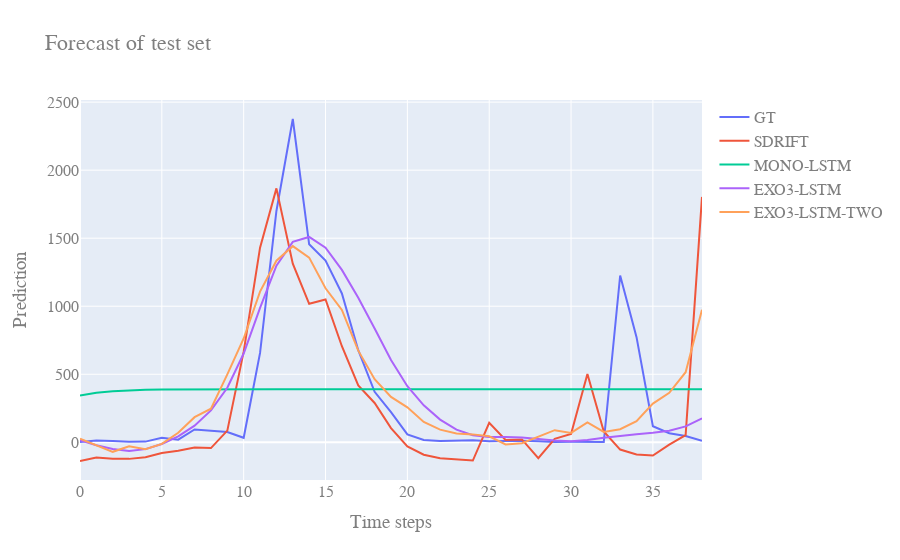
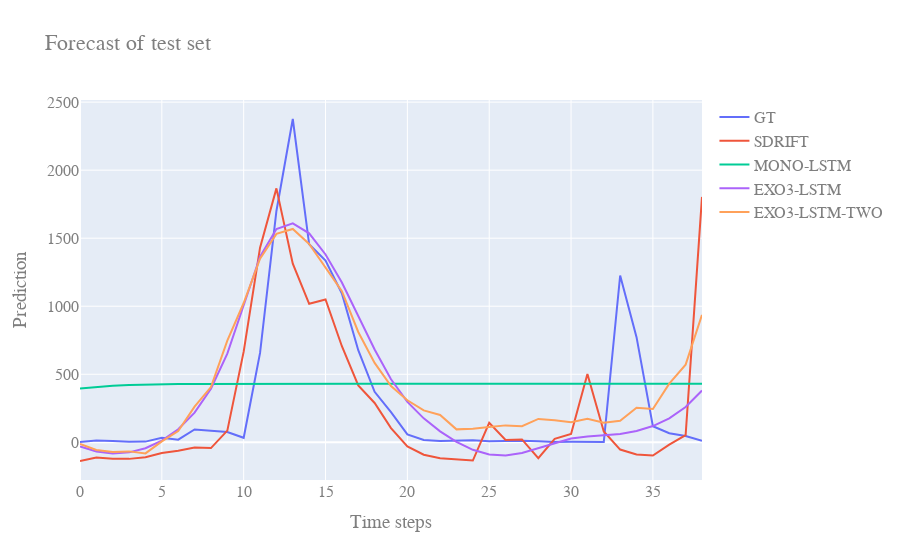

Source (notebook cell) for these figures, in order:
### Markdown cell above
# Forecasting evaluation

### Code cell
single_run_results = []
n_runs = 2

for dataset in datasets:
    print("Running forecasting for sales in", dataset)
    for run in range(n_runs):
        print ("Run #", run+1)
        # Load the default and augmented versions of the data
        full_dataset = datasets[dataset]

        # Create training and test data
        train, test = ts_train_test_split(full_dataset)
       
        #default_desired_input_features = cols_with_most_corr(train.iloc[:, :4])
        #aug_desired_input_features = cols_with_most_corr(train)
      
        # Extract the columns which display most correlation with the value we are trying to predict.
        mono_input_features = [0]
        exo1_input_features = [0, 1, 2, 3]
        exo2_input_features = [0] + list(range(4,full_dataset.shape[1]))
        exo3_input_features = list(range(0,full_dataset.shape[1]))
        print("MONO-LSTM input features:", mono_input_features)
        print("EXO1 (+ sincos day) input features :", exo1_input_features)
        print("EXO2 (+ weather exog) input features :", exo2_input_features)
        print("EXO3 (+ all exog) input features :", exo3_input_features)
        print()
        
        ## Run STL Decomposition as baseline
        print("Running Drift and Seasonal Drift models based on STL Decomposition...")
        f_steps = test.shape[0]
        decomp = decompose(train.vendita, period=52)
        drift_forecast = forecast(decomp, steps=f_steps, fc_func=drift, seasonal=True)
        drift_rmse = sm.tools.eval_measures.rmse(test.vendita.values, drift_forecast["drift+seasonal"].values)
        drift_mae = sm.tools.eval_measures.meanabs(test.vendita.values, drift_forecast["drift+seasonal"].values)
        print("Done\n")
        
        ## Run ARIMA as another baseline
        #print("Running SARIMA model...")
        ## Fit your model
        #sarima_model = pm.auto_arima(def_train.vendita, seasonal=True, m=52, suppress_warnings=True, max_order=None, \
        #                            start_p=3, start_q=0, start_P=0, start_Q=0, \
        #                            max_p=6, max_d=1, max_q=1, max_P=1, max_D=1, max_Q=1)
        ## Get model params
        #sarima_order = sarima_model.get_params()["order"]
        #sarima_s_order = sarima_model.get_params()["seasonal_order"]
        ## Predict #test steps into the future
        #sarima_forecasts = sarima_model.predict(f_steps)  
        #sarima_rmse = sm.tools.eval_measures.rmse(def_test.vendita.values, sarima_forecasts)
        #sarima_mae = sm.tools.eval_measures.meanabs(def_test.vendita.values, sarima_forecasts)
        #print("Done\n")
        
        #print("Running SARIMAX model...")
        #sarimax_model = SARIMAX(endog=aug_train.vendita, exog=aug_train.iloc[:, aug_desired_input_features[1:]], \
        #                        order=sarima_order, seasonal_order=sarima_s_order)
        #sarimax_fitted = sarimax_model.fit()
        #sarimax_forecasts = sarimax_fitted.forecast(f_steps, exog=aug_test.iloc[:, aug_desired_input_features[1:]])  
        #sarimax_rmse = sm.tools.eval_measures.rmse(def_test.vendita.values, sarimax_forecasts)
        #sarimax_mae = sm.tools.eval_measures.meanabs(def_test.vendita.values, sarimax_forecasts)
        #print("Done\n")
        
        ## LSTM
        # Define the LSTM Models and their Optimizer objects
        mono_LSTM_Model, mono_opt_obj = define_LSTM_Model(mono_input_features)
        exo1_LSTM_Model, exo1_opt_obj = define_LSTM_Model(exo1_input_features)
        exo2_LSTM_Model, exo2_opt_obj = define_LSTM_Model(exo2_input_features)
        exo3_LSTM_Model, exo3_opt_obj = define_LSTM_Model(exo3_input_features)

        # 1) MONO-LSTM data
        mono_inp_tr, mono_out_tr, mono_inp_te, mono_out_te = prepare_for_network(train, test, mono_input_features, in_len=54, out_len=f_steps)
        mono_x_train=torch.cat((torch.Tensor(mono_inp_tr),torch.Tensor(mono_out_tr)),1)
        mono_x_test=torch.Tensor(mono_inp_te)

        # 2) EXO1-LSTM data
        exo1_inp_tr, exo1_out_tr, exo1_inp_te, exo1_out_te = prepare_for_network(train, test, exo1_input_features, in_len=54, out_len=f_steps)
        exo1_x_train=torch.cat((torch.Tensor(exo1_inp_tr),torch.Tensor(exo1_out_tr)),1)
        exo1_x_test=torch.Tensor(exo1_inp_te)

        # 3) EXO2-LSTM data
        exo2_inp_tr, exo2_out_tr, exo2_inp_te, exo2_out_te = prepare_for_network(train, test, exo2_input_features, in_len=54, out_len=f_steps)
        exo2_x_train=torch.cat((torch.Tensor(exo2_inp_tr),torch.Tensor(exo2_out_tr)),1)
        exo2_x_test=torch.Tensor(exo2_inp_te)

        # 4) EXO3-LSTM data
        exo3_inp_tr, exo3_out_tr, exo3_inp_te, exo3_out_te = prepare_for_network(train, test, exo3_input_features, in_len=54, out_len=f_steps)
        exo3_x_train=torch.cat((torch.Tensor(exo3_inp_tr),torch.Tensor(exo3_out_tr)),1)
        exo3_x_test=torch.Tensor(exo3_inp_te)

        # Train all the LSTMs 
        print("Training the MONO-LSTM model...")
        mono_opt_obj.train(mono_x_train[:,:-1],mono_x_train[:,1:],mono_x_train[:,:-1],mono_x_train[:,1:], \
                           do_teacher_forcing=True, n_epochs=10+len(mono_input_features)*3, batch_size=8)
        print("Done\n")
        print("Training the EXO1-LSTM model...")
        #exo1_opt_obj.train(exo1_x_train[:,:-1],exo1_x_train[:,1:],exo1_x_train[:,:-1],exo1_x_train[:,1:], \
        #                   do_teacher_forcing=True, n_epochs=10+len(exo1_input_features)*3, batch_size=8)
        print("Done\n")
        print("Training the EXO2-LSTM model...")
        #exo2_opt_obj.train(exo2_x_train[:,:-1],exo2_x_train[:,1:],exo2_x_train[:,:-1],exo2_x_train[:,1:], \
        #                   do_teacher_forcing=True, n_epochs=10+len(exo2_input_features)*3, batch_size=8)
        print("Done\n")
        print("Training the EXO3-LSTM model...")
        exo3_opt_obj.train(exo3_x_train[:,:-1],exo3_x_train[:,1:],exo3_x_train[:,:-1],exo3_x_train[:,1:], \
                           do_teacher_forcing=True, n_epochs=10+len(exo3_input_features)*3, batch_size=8)
        print("Done\n")

        # Make predictions using the trained networks
        mono_pred = mono_LSTM_Model(mono_x_test, f_steps)
        exo1_pred = exo1_LSTM_Model(exo1_x_test, f_steps)
        exo2_pred = exo2_LSTM_Model(exo2_x_test, f_steps)
        #exo1_pred_two = exo1_LSTM_Model.predict_mono(exo1_x_test, f_steps, torch.Tensor(exo1_out_te))
        exo3_pred = exo3_LSTM_Model(exo3_x_test, f_steps)
        exo3_pred_two = exo3_LSTM_Model.predict_mono(exo3_x_test, f_steps, torch.Tensor(exo3_out_te))


        ## Check results of LSTM forecasts (calc erros)
        mean = np.mean(train.vendita.values)
        std = np.std(train.vendita.values)
        mono_lstm_rmse, mono_lstm_mae = check_lstm_forecast_results(mono_pred, mono_inp_te, mono_out_te, mean, std, in_len=54, out_len=f_steps)
        #exo1_lstm_rmse, exo1_lstm_mae = check_lstm_forecast_results(exo1_pred, exo1_inp_te, exo1_out_te, mean, std, in_len=54, out_len=f_steps)
        #exo2_lstm_rmse, exo2_lstm_mae = check_lstm_forecast_results(exo2_pred, exo2_inp_te, exo2_out_te, mean, std, in_len=54, out_len=f_steps)
        exo3_lstm_rmse, exo3_lstm_mae = check_lstm_forecast_results(exo3_pred, exo3_inp_te, exo3_out_te, mean, std, in_len=54, out_len=f_steps)
        #mono_two_lstm_rmse, mono_two_lstm_mae = check_lstm_forecast_results(mono_pred_two, mono_inp_te, mono_out_te, mean, std, in_len=54, out_len=f_steps)
        exo3_two_lstm_rmse, exo3_two_lstm_mae = check_lstm_forecast_results(exo3_pred_two, exo3_inp_te, exo3_out_te, mean, std, in_len=54, out_len=f_steps)
        
        fig = go.Figure()
        x_labels = list(range(0,f_steps))
        fig.add_trace(go.Scatter(x=x_labels, y=test.vendita,
                    mode='lines', name='GT'))
        fig.add_trace(go.Scatter(x=x_labels, y=drift_forecast["drift+seasonal"].values,
                    mode='lines', name='SDRIFT'))
        #fig.add_trace(go.Scatter(x=x_labels, y=arima_forecasts,
        #            mode='lines', name='SARIMA'+str(arima_order)))
        #fig.add_trace(go.Scatter(x=x_labels, y=arimax_forecasts,
        #            mode='lines', name='SARIMAX'+str(arima_order)))
        fig.add_trace(go.Scatter(x=x_labels, y=(mono_pred[0,-f_steps:,0].detach().cpu().numpy()*std)+mean,
                     mode='lines', name='MONO-LSTM'))
        #fig.add_trace(go.Scatter(x=x_labels, y=(exo1_pred[0,-f_steps:,0].detach().cpu().numpy()*std)+mean,
        #             mode='lines', name='EXO1-LSTM'))
        #fig.add_trace(go.Scatter(x=x_labels, y=(exo2_pred[0,-f_steps:,0].detach().cpu().numpy()*std)+mean,
        #             mode='lines', name='EXO2-LSTM'))
        fig.add_trace(go.Scatter(x=x_labels, y=(exo3_pred[0,-f_steps:,0].detach().cpu().numpy()*std)+mean,
                     mode='lines', name='EXO3-LSTM'))
        fig.add_trace(go.Scatter(x=x_labels, y=(exo3_pred_two[0,-f_steps:,0].detach().cpu().numpy()*std)+mean,
                     mode='lines', name='EXO3-LSTM-TWO'))
        #Update plot title and axis titles, then save plot as a HTML File
        fig.update_layout(
            title="Forecast of test set",
            xaxis_title="Time steps",
            yaxis_title="Prediction",
            font=dict(
                family="Courier New, monospace",
                size=16,
                color="#7f7f7f"
            )
        )
        fig.show()
        #pltio.write_html(fig, dataset+"-"+"run"+str(run+1)+"daily-sales-results.html")
        single_run_results.append([dataset, "run "+str(run+1), drift_rmse, mono_lstm_rmse, \
                                   exo1_lstm_rmse, exo2_lstm_rmse, exo3_lstm_rmse, \
                                   drift_mae, mono_lstm_mae, exo1_lstm_mae, \
                                   exo2_lstm_mae, exo3_lstm_mae])
    
        print()

### Figure 1 — Plotly figure (JSON) as saved in the notebook; plotly's stock layout.template omitted (floating-point values rounded to 4 significant figures)
{"data": [{"mode": "lines", "name": "GT", "type": "scatter", "x": [0, 1, 2, 3, 4, 5, 6, 7, 8, 9, 10, 11, 12, 13, 14, 15, 16, 17, 18, 19, 20, 21, 22, 23, 24, 25, 26, 27, 28, 29, 30, 31, 32, 33, 34, 35, 36, 37, 38], "y": [2, 13, 10, 4, 5, 33, 19, 94, 85, 76, 33, 657, 1700, 2376, 1455, 1336, 1094, 677, 371, 222, 58, 17, 10, 10, 15, 7, 8, 12, 7, 2, 4, 1, 3, 1226, 773, 118, 67, 46, 12]}, {"mode": "lines", "name": "SDRIFT", "type": "scatter", "x": [0, 1, 2, 3, 4, 5, 6, 7, 8, 9, 10, 11, 12, 13, 14, 15, 16, 17, 18, 19, 20, 21, 22, 23, 24, 25, 26, 27, 28, 29, 30, 31, 32, 33, 34, 35, 36, 37, 38], "y": [-137.4, -111.4, -121.2, -121.7, -109.4, -78.61, -61.93, -37.93, -42.57, 86.17, 666.0, 1430.0, 1866.0, 1313.0, 1018.0, 1049.0, 705.8, 417.9, 289.1, 104.6, -30.91, -91.4, -116.9, -123.0, -134.2, 143.2, 16.76, 21.11, -116.4, 25.04, 61.53, 502.6, 79.51, -53.46, -89.44, -97.4, -17.35, 53.41, 1803.0]}, {"mode": "lines", "name": "MONO-LSTM", "type": "scatter", "x": [0, 1, 2, 3, 4, 5, 6, 7, 8, 9, 10, 11, 12, 13, 14, 15, 16, 17, 18, 19, 20, 21, 22, 23, 24, 25, 26, 27, 28, 29, 30, 31, 32, 33, 34, 35, 36, 37, 38], "y": [344.8, 364.4, 375.5, 381.8, 385.4, 387.5, 388.8, 389.5, 389.9, 390.2, 390.3, 390.4, 390.5, 390.5, 390.5, 390.5, 390.5, 390.5, 390.5, 390.5, 390.5, 390.5, 390.5, 390.5, 390.5, 390.5, 390.5, 390.5, 390.5, 390.5, 390.5, 390.5, 390.5, 390.5, 390.5, 390.5, 390.5, 390.5, 390.5]}, {"mode": "lines", "name": "EXO3-LSTM", "type": "scatter", "x": [0, 1, 2, 3, 4, 5, 6, 7, 8, 9, 10, 11, 12, 13, 14, 15, 16, 17, 18, 19, 20, 21, 22, 23, 24, 25, 26, 27, 28, 29, 30, 31, 32, 33, 34, 35, 36, 37, 38], "y": [15.42, -21.6, -49.03, -63.11, -50.1, -12.55, 43.78, 122.3, 234.3, 400.9, 652.3, 987.5, 1298.0, 1473.0, 1509.0, 1430.0, 1267.0, 1062.0, 836.5, 604.4, 412.5, 272.1, 167.1, 92.64, 52.12, 39.72, 39.02, 35.51, 24.94, 12.47, 7.637, 16.61, 34.13, 49.51, 59.9, 69.47, 85.4, 117.0, 176.0]}, {"mode": "lines", "name": "EXO3-LSTM-TWO", "type": "scatter", "x": [0, 1, 2, 3, 4, 5, 6, 7, 8, 9, 10, 11, 12, 13, 14, 15, 16, 17, 18, 19, 20, 21, 22, 23, 24, 25, 26, 27, 28, 29, 30, 31, 32, 33, 34, 35, 36, 37, 38], "y": [26.23, -23.58, -69.85, -28.45, -50.15, -11.25, 70.5, 184.7, 247.4, 499.2, 763.2, 1107.0, 1335.0, 1442.0, 1357.0, 1132.0, 972.5, 673.7, 463.5, 333.3, 256.9, 149.7, 92.95, 64.6, 58.23, 44.55, -15.34, -7.127, 41.18, 89.25, 69.1, 145.6, 75.92, 96.46, 155.9, 284.4, 363.9, 515.3, 974.4]}], "layout": {"font": {"color": "#7f7f7f", "family": "Courier New, monospace", "size": 16}, "title": {"text": "Forecast of test set"}, "xaxis": {"title": {"text": "Time steps"}}, "yaxis": {"title": {"text": "Prediction"}}}}

### Figure 2 — Plotly figure (JSON) as saved in the notebook; plotly's stock layout.template omitted (floating-point values rounded to 4 significant figures)
{"data": [{"mode": "lines", "name": "GT", "type": "scatter", "x": [0, 1, 2, 3, 4, 5, 6, 7, 8, 9, 10, 11, 12, 13, 14, 15, 16, 17, 18, 19, 20, 21, 22, 23, 24, 25, 26, 27, 28, 29, 30, 31, 32, 33, 34, 35, 36, 37, 38], "y": [2, 13, 10, 4, 5, 33, 19, 94, 85, 76, 33, 657, 1700, 2376, 1455, 1336, 1094, 677, 371, 222, 58, 17, 10, 10, 15, 7, 8, 12, 7, 2, 4, 1, 3, 1226, 773, 118, 67, 46, 12]}, {"mode": "lines", "name": "SDRIFT", "type": "scatter", "x": [0, 1, 2, 3, 4, 5, 6, 7, 8, 9, 10, 11, 12, 13, 14, 15, 16, 17, 18, 19, 20, 21, 22, 23, 24, 25, 26, 27, 28, 29, 30, 31, 32, 33, 34, 35, 36, 37, 38], "y": [-137.4, -111.4, -121.2, -121.7, -109.4, -78.61, -61.93, -37.93, -42.57, 86.17, 666.0, 1430.0, 1866.0, 1313.0, 1018.0, 1049.0, 705.8, 417.9, 289.1, 104.6, -30.91, -91.4, -116.9, -123.0, -134.2, 143.2, 16.76, 21.11, -116.4, 25.04, 61.53, 502.6, 79.51, -53.46, -89.44, -97.4, -17.35, 53.41, 1803.0]}, {"mode": "lines", "name": "MONO-LSTM", "type": "scatter", "x": [0, 1, 2, 3, 4, 5, 6, 7, 8, 9, 10, 11, 12, 13, 14, 15, 16, 17, 18, 19, 20, 21, 22, 23, 24, 25, 26, 27, 28, 29, 30, 31, 32, 33, 34, 35, 36, 37, 38], "y": [395.8, 407.1, 415.0, 420.3, 423.8, 426.2, 427.8, 428.8, 429.5, 429.9, 430.2, 430.4, 430.6, 430.6, 430.7, 430.7, 430.8, 430.8, 430.8, 430.8, 430.8, 430.8, 430.8, 430.8, 430.8, 430.8, 430.8, 430.8, 430.8, 430.8, 430.8, 430.8, 430.8, 430.8, 430.8, 430.8, 430.8, 430.8, 430.8]}, {"mode": "lines", "name": "EXO3-LSTM", "type": "scatter", "x": [0, 1, 2, 3, 4, 5, 6, 7, 8, 9, 10, 11, 12, 13, 14, 15, 16, 17, 18, 19, 20, 21, 22, 23, 24, 25, 26, 27, 28, 29, 30, 31, 32, 33, 34, 35, 36, 37, 38], "y": [-30.04, -67.98, -82.29, -74.0, -43.24, 11.97, 96.32, 218.3, 394.0, 651.7, 1007.0, 1364.0, 1567.0, 1609.0, 1536.0, 1380.0, 1174.0, 932.2, 682.4, 463.1, 296.9, 176.1, 80.63, 2.803, -55.3, -89.77, -96.76, -78.57, -44.1, -4.155, 27.29, 43.44, 50.96, 61.6, 82.74, 119.3, 176.3, 259.2, 380.2]}, {"mode": "lines", "name": "EXO3-LSTM-TWO", "type": "scatter", "x": [0, 1, 2, 3, 4, 5, 6, 7, 8, 9, 10, 11, 12, 13, 14, 15, 16, 17, 18, 19, 20, 21, 22, 23, 24, 25, 26, 27, 28, 29, 30, 31, 32, 33, 34, 35, 36, 37, 38], "y": [-12.44, -56.32, -71.82, -66.72, -81.34, 7.244, 82.54, 261.9, 405.6, 747.8, 1024.0, 1349.0, 1532.0, 1568.0, 1458.0, 1285.0, 1111.0, 810.7, 583.6, 412.9, 309.1, 234.6, 200.9, 95.06, 99.83, 111.9, 124.4, 118.4, 171.7, 161.9, 147.7, 172.7, 143.6, 158.9, 253.6, 245.3, 431.2, 570.6, 936.3]}], "layout": {"font": {"color": "#7f7f7f", "family": "Courier New, monospace", "size": 16}, "title": {"text": "Forecast of test set"}, "xaxis": {"title": {"text": "Time steps"}}, "yaxis": {"title": {"text": "Prediction"}}}}
